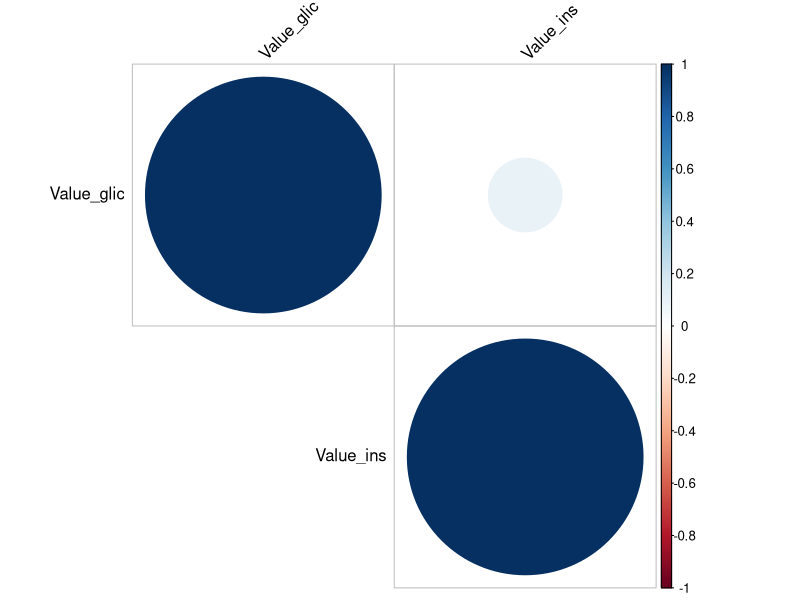

R code for this plot:
# voglio verificare la correlazione tra valori di glicemia e iniezioni di insulina regolare e NPH
library(dplyr)
library(lubridate)
library(readr)
library(corrplot)

# === 1. CARICAMENTO DEL FILE ===
data <- read_csv("./dataset/diabetes_clean_data3.csv")

# === 2. CONVERTI DATETIME ===
data$DateTime <- ymd_hms(data$DateTime)

# === 3. FILTRA EVENTI DI INTERESSE ===
glicemie <- data %>%
  filter(Code >= 48 & Code <= 64)

iniezioni <- data %>%
  filter(Code == 33 | Code == 34)

# === 4. JOIN SU PATIENTID E FILTRA COPPIE TEMPORALI VALIDE ===
paired <- inner_join(
  glicemie,
  iniezioni,
  by = c("PatientID"),
  suffix = c("_glic", "_ins")
) %>%
  filter(
    as.Date(DateTime_glic) == as.Date(DateTime_ins),  # stessa giornata
    difftime(DateTime_ins, DateTime_glic, units = "mins") >= 0,  # iniezione DOPO
    difftime(DateTime_ins, DateTime_glic, units = "mins") <= 20  # max 20 minuti dopo
  )

# === 5. SALVA IL DATASET FINALE ===
write_csv(paired, "./dataset/glicemia_vs_insulina_reg_nph.csv")

# === 6. CREA MATRICE DI CORRELAZIONE (valore glicemia vs dose insulina) ===
mat <- paired %>%
  select(Value_glic, Value_ins) %>%
  na.omit()

cor_matrix <- cor(mat)

# === 7. CREA E SALVA IL CORRPLOT IN PDF ===
pdf("./grafici_plot/corrplot_glicemia_vs_insulina_reg_nph.pdf", width = 7, height = 5)
corrplot(cor_matrix, method = "circle", type = "upper", tl.col = "black", tl.srt = 45)
dev.off()
